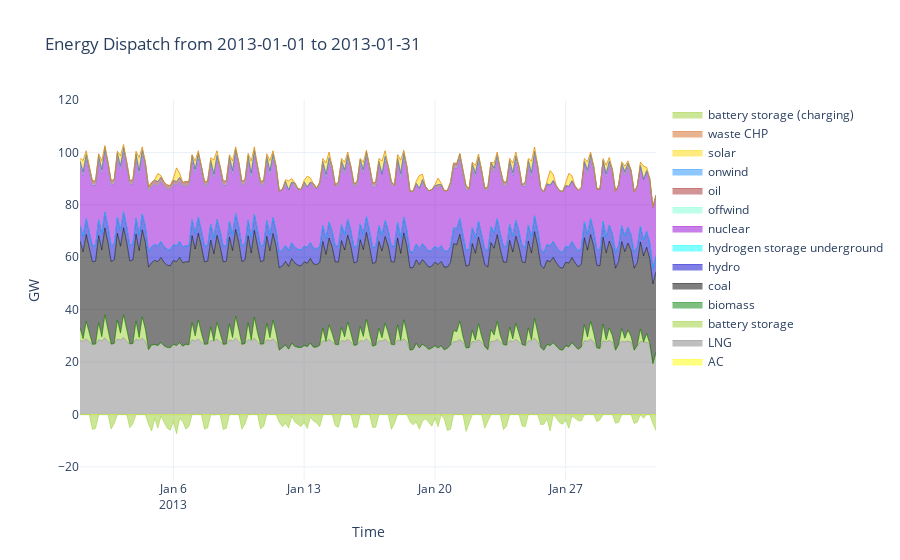

Write notebook code for a chart like this one.
### Code cell
import plotly.graph_objects as go

def plot_dispatch_plotly(n, start_date="2013-06-01", end_date="2013-06-07"):
    # Convert index to datetime if needed
    p = (
        n.statistics.energy_balance(aggregate_time=False)
        .groupby("carrier")
        .sum()
        .div(1e3)
        .drop("-")
        .T
    )
    p.index = pd.to_datetime(p.index)

    # Filter for the given date range
    p = p.loc[start_date:end_date]

    # Create a Plotly figure
    fig = go.Figure()

    # Add positive dispatch (generation)
    for carrier in p.columns:
        generation = p[carrier].where(p[carrier] > 0)
        fig.add_trace(go.Scatter(
            x=generation.index,
            y=generation,
            mode="lines",
            stackgroup="one",
            name=carrier,
            fill="tonexty",
            line=dict(width=0.5),
            marker=dict(color=n.carriers.loc[carrier, "color"])
        ))

    # Add negative dispatch (charging/storage)
    charge = p.where(p < 0).dropna(how="all", axis=1)
    for carrier in charge.columns:
        fig.add_trace(go.Scatter(
            x=charge.index,
            y=charge[carrier],
            mode="lines",
            stackgroup="two",  # Separate stack group for charging
            name=f"{carrier} (charging)",
            fill="tonexty",
            line=dict(width=0.5),
            marker=dict(color=n.carriers.loc[carrier, "color"])
        ))

    # Filter load data for the same period
    n.loads_t.p_set = n.loads_t.p_set.loc[start_date:end_date]

    # Add total load as a black line
    fig.add_trace(go.Scatter(
        x=n.loads_t.p_set.index,
        y=n.loads_t.p_set.sum(axis=1).div(1e3),
        mode="lines",
        name="Total Load",
        line=dict(color="black", width=2)
    ))

    # Customize layout
    fig.update_layout(
        title=f"Energy Dispatch from {start_date} to {end_date}",
        xaxis_title="Time",
        yaxis_title="GW",
        yaxis=dict(range=[-25, 120]),
        hovermode="x unified",
        template="plotly_white"
    )

    fig.show()

# Example usage
plot_dispatch_plotly(n, start_date="2013-01-01", end_date="2013-01-31")

### Figure 1 — Plotly figure (JSON) as saved in the notebook; plotly's stock layout.template omitted (floating-point values rounded to 4 significant figures; data arrays with more than 128 entries replaced by an {"elided": "..."} marker saying what was removed)
{"data": [{"fill": "tonexty", "line": {"width": 0.5}, "marker": {"color": "yellow"}, "mode": "lines", "name": "AC", "stackgroup": "one", "type": "scatter", "x": {"elided": "186 str values"}, "y": {"elided": "186 null values"}}, {"fill": "tonexty", "line": {"width": 0.5}, "marker": {"color": "grey"}, "mode": "lines", "name": "LNG", "stackgroup": "one", "type": "scatter", "x": {"elided": "186 str values"}, "y": {"elided": "186 float values"}}, {"fill": "tonexty", "line": {"width": 0.5}, "marker": {"color": "yellowgreen"}, "mode": "lines", "name": "battery storage", "stackgroup": "one", "type": "scatter", "x": {"elided": "186 str values"}, "y": {"elided": "186 float values"}}, {"fill": "tonexty", "line": {"width": 0.5}, "marker": {"color": "green"}, "mode": "lines", "name": "biomass", "stackgroup": "one", "type": "scatter", "x": {"elided": "186 str values"}, "y": {"elided": "186 float values"}}, {"fill": "tonexty", "line": {"width": 0.5}, "marker": {"color": "black"}, "mode": "lines", "name": "coal", "stackgroup": "one", "type": "scatter", "x": {"elided": "186 str values"}, "y": {"elided": "186 float values"}}, {"fill": "tonexty", "line": {"width": 0.5}, "marker": {"color": "mediumblue"}, "mode": "lines", "name": "hydro", "stackgroup": "one", "type": "scatter", "x": {"elided": "186 str values"}, "y": {"elided": "186 float values"}}, {"fill": "tonexty", "line": {"width": 0.5}, "marker": {"color": "cyan"}, "mode": "lines", "name": "hydrogen storage underground", "stackgroup": "one", "type": "scatter", "x": {"elided": "186 str values"}, "y": {"elided": "186 null values"}}, {"fill": "tonexty", "line": {"width": 0.5}, "marker": {"color": "darkviolet"}, "mode": "lines", "name": "nuclear", "stackgroup": "one", "type": "scatter", "x": {"elided": "186 str values"}, "y": {"elided": "186 float values"}}, {"fill": "tonexty", "line": {"width": 0.5}, "marker": {"color": "aquamarine"}, "mode": "lines", "name": "offwind", "stackgroup": "one", "type": "scatter", "x": {"elided": "186 str values"}, "y": {"elided": "186 float values"}}, {"fill": "tonexty", "line": {"width": 0.5}, "marker": {"color": "brown"}, "mode": "lines", "name": "oil", "stackgroup": "one", "type": "scatter", "x": {"elided": "186 str values"}, "y": {"elided": "186 float values"}}, {"fill": "tonexty", "line": {"width": 0.5}, "marker": {"color": "dodgerblue"}, "mode": "lines", "name": "onwind", "stackgroup": "one", "type": "scatter", "x": {"elided": "186 str values"}, "y": {"elided": "186 null values"}}, {"fill": "tonexty", "line": {"width": 0.5}, "marker": {"color": "gold"}, "mode": "lines", "name": "solar", "stackgroup": "one", "type": "scatter", "x": {"elided": "186 str values"}, "y": {"elided": "186 float values"}}, {"fill": "tonexty", "line": {"width": 0.5}, "marker": {"color": "chocolate"}, "mode": "lines", "name": "waste CHP", "stackgroup": "one", "type": "scatter", "x": {"elided": "186 str values"}, "y": {"elided": "186 float values"}}, {"fill": "tonexty", "line": {"width": 0.5}, "marker": {"color": "yellowgreen"}, "mode": "lines", "name": "battery storage (charging)", "stackgroup": "two", "type": "scatter", "x": {"elided": "186 str values"}, "y": {"elided": "186 float values"}}, {"line": {"color": "black", "width": 2}, "mode": "lines", "name": "Total Load", "type": "scatter", "x": [], "y": []}], "layout": {"hovermode": "x unified", "title": {"text": "Energy Dispatch from 2013-01-01 to 2013-01-31"}, "xaxis": {"title": {"text": "Time"}}, "yaxis": {"range": [-25, 120], "title": {"text": "GW"}}}}
